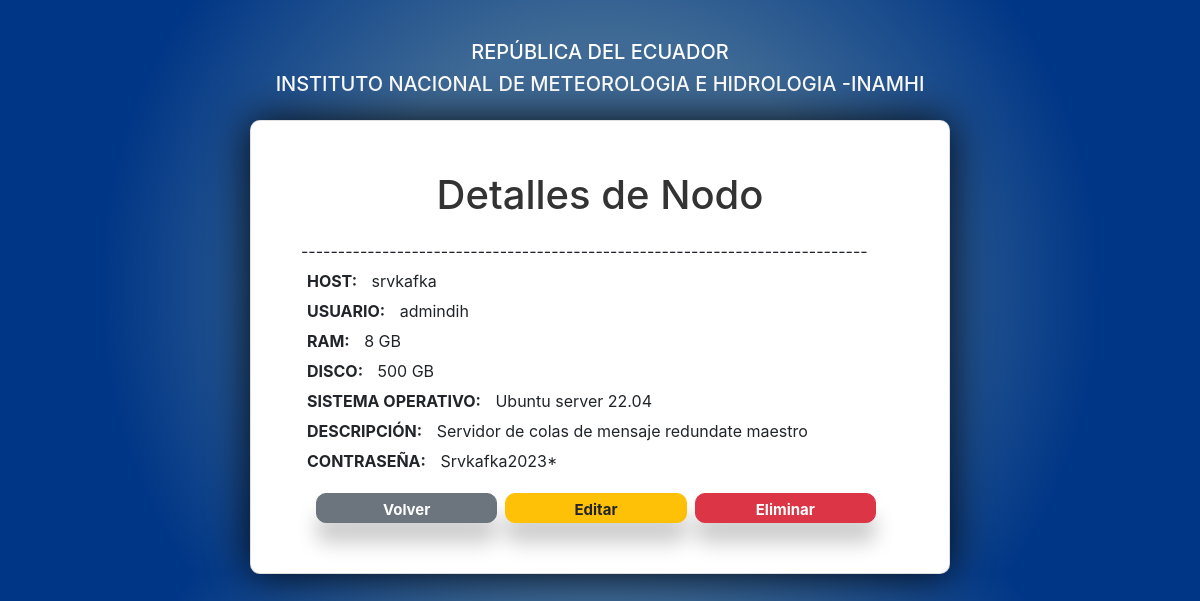
Page /nodos/1/ (signed in) on the committed database.
### myapp/models.py (models this page shows, shortened)
class Nodos(models.Model):
    Host = models.CharField(max_length=100, verbose_name='Host', blank=True, null=True)
    Usuario = models.CharField(max_length=50, verbose_name='Usuario', blank=True, null=True)
    Ram = models.CharField(max_length=25, verbose_name='Ram', blank=True, null=True)
    Disco = models.CharField(max_length=25, verbose_name='Disco', blank=True, null=True)
    SistemaOperativo = models.CharField(max_length=50, verbose_name='SkistemaOperativo', blank=True, null=True)
    Descripcion = models.CharField(max_length=100, verbose_name='Descripcion', blank=True, null=True)
    Contrasena = models.CharField(max_length=50, verbose_name='contrasena', blank=True, null=True)

### myapp/views.py (the view)
@login_required
@permission_required('myapp.view_nodos', raise_exception=True)
def nodos_detail(request, pk):
    nodo = get_object_or_404(Nodos, pk=pk)
    return render(request, 'nodos/nodos_detail.html', {'nodo': nodo})

### myapp/templates/nodos/nodos_detail.html (shortened to what this page needs)
{% load static %}
<!DOCTYPE html>
<html lang="en">
<head>
    <link href="https://stackpath.bootstrapcdn.com/bootstrap/4.5.2/css/bootstrap.min.css" rel="stylesheet">
    <link rel="stylesheet" type="text/css" href="{% static 'styles/model_detail.css' %}">
</head>
<body>
    <div class="header-titles">
        <h5>REPÚBLICA DEL ECUADOR</h5>
        <h5>INSTITUTO NACIONAL DE METEOROLOGIA E HIDROLOGIA -INAMHI</h5>
    </div>
    <div class="container mt-4">
        <div class="card">
            <div class="card-body">
                <h1 class="card-title">Detalles de Nodo</h1>
                -----------------------------------------------------------------------------
                <p><strong>Host:</strong> <span>{{ nodo.Host }}</span></p>
                <p><strong>Usuario:</strong> <span>{{ nodo.Usuario }}</span></p>
                <p><strong>Ram:</strong> <span>{{ nodo.Ram }}</span></p>
                <p><strong>Disco:</strong> <span>{{ nodo.Disco }}</span></p>
                <p><strong>Sistema Operativo:</strong> <span>{{ nodo.SistemaOperativo }}</span></p>
                <p><strong>Descripción:</strong> <span>{{ nodo.Descripcion }}</span></p>
                <p><strong>Contraseña:</strong> <span>{{ nodo.Contrasena }}</span></p>
                <div class="container btn-container">
                    <button type="button" onclick="window.history.back()" class="btn btn-secondary btn-actions mr-2"> Volver</button>
                    <a href="{% url 'nodos_update' nodo.pk %}" class="btn btn-warning btn-actions mr-2"> Editar</a>
                    <a href="{% url 'nodos_delete' nodo.pk %}" class="btn btn-danger btn-actions mr-2"> Eliminar</a>
                </div>
            </div>
        </div>
    </div>
</body>
</html>

### myapp/static/styles/model_detail.css (style rules this page uses)
body { padding-top: 20px; background-image: radial-gradient(circle 500px, #3f6a95, #3f6a95, #003686); }
.container { display: flex; justify-content: center; align-items: center; height: 100%; }
.card { width: 100%; max-width: 700px; padding: 30px; border-radius: 10px; background-color: #fff; box-shadow: 0 0 40px rgba(0, 0, 0, 0.9); }
.header-titles { text-align: center; color: white; margin-top: 20px; }
.card-title { text-align: center; margin-bottom: 20px; color: #333; }
.card p { text-transform: uppercase; margin:1%; }
.card span { text-transform: none; padding-left: 10px; }
.btn-actions { width: 100%; font-size: 18px; border-radius: 10px; padding: 5px ; font-size: 15px; font-weight:bolder; height: 30px; box-shadow: 0px 20px 20px rgba(0, 0, 0, 0.2); }
.btn-container { margin-top: 10px; display: flex; justify-content: center; }

### myapp/templates/nodos/nodos_detail.html (style rules this page uses)
.btn-actions { margin-top: 10px; }

### rows in the picture
Nodos: Host "srvkafka", Usuario "admindih", Ram "8 GB", Disco "500 GB", SistemaOperativo "Ubuntu server 22.04", Descripcion "Servidor de colas de mensaje redundate maestro", Contrasena "Srvkafka2023*"
